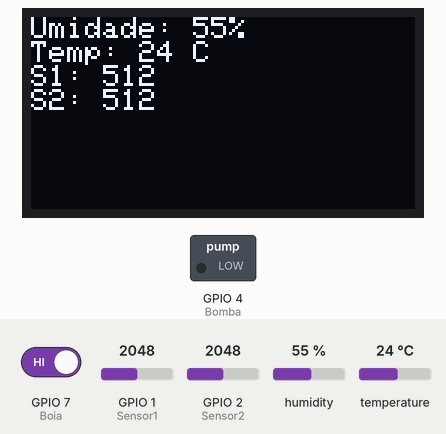
A sketch run on a simulated ESP32-S3. Shown: 128×64 one-colour display, switched loads named in the sketch (green lamp = pin HIGH). Inputs (shaded band) come from the test bench; at power-on: humidity 55 %, GPIO 1 (Sensor1) = 2048, GPIO 7 (Boia) HIGH, GPIO 2 (Sensor2) = 2048, temperature 24 °C (analog values on the 0–4095 scale). The local clock reads 2024-03-15 10:24:30 at power-on unless the sketch sets it; what the sketch prints to the serial monitor is not drawn.

Above: at 1.2 s.
1.3 s: humidity set to 22 %
At 6.5 s:
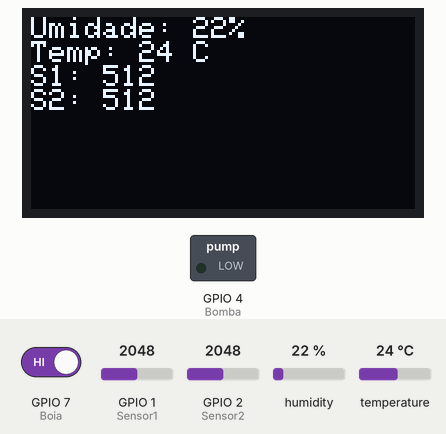
7.2 s: GPIO 1 (Sensor1) set to 2866
At 8.4 s:
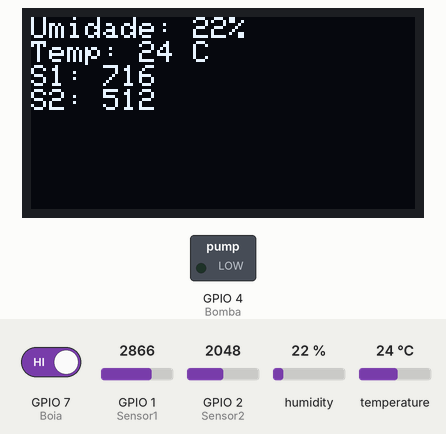
9.5 s: GPIO 7 (Boia) driven LOW
At 14.9 s:
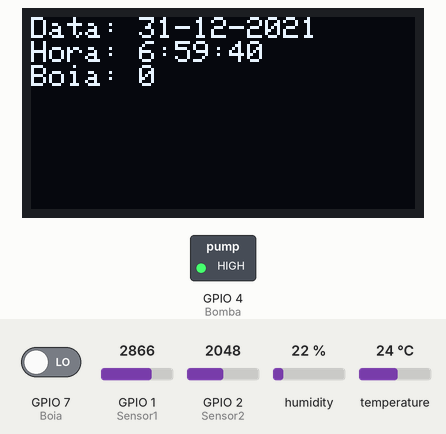
17.2 s: GPIO 2 (Sensor2) set to 2866
At 18.9 s:
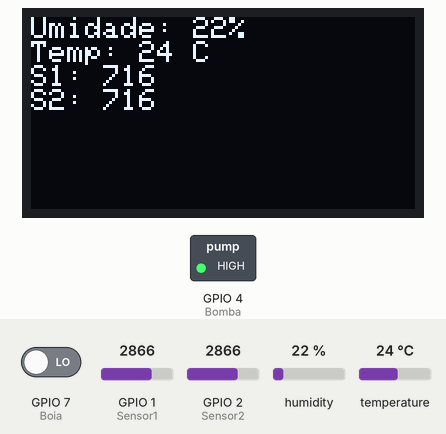
19.6 s: temperature set to 12 °C
At 21.6 s:
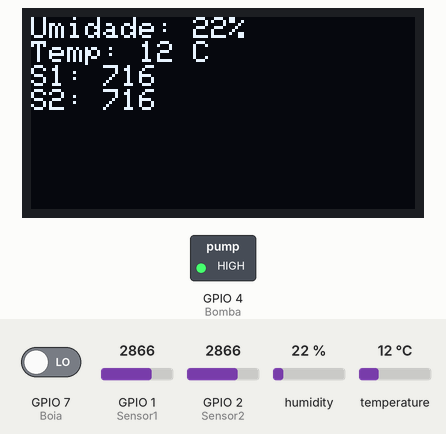
23.3 s: GPIO 1 (Sensor1) set to 3972
At 26.4 s:
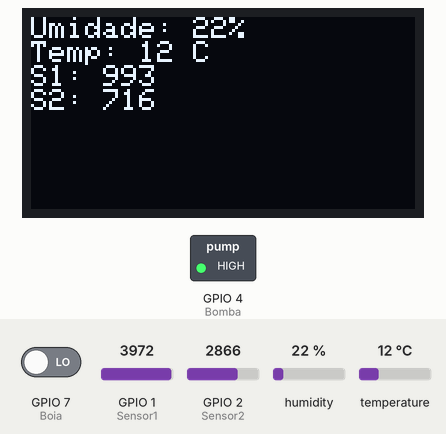
Timing chart, 0 to 27.9 s (numbered marks = the images above; inputs shaded):
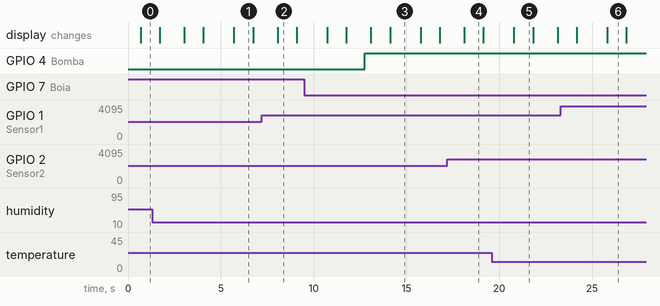

Measured:
- after the input at 7.2 s, the display: changes after 0.86 s (image 2)
- after the input at 9.5 s, GPIO 4 (Bomba): LOW → HIGH after 3.3 s
- after the input at 17.2 s, the display: changes after 0.91 s (image 4)
- what the display in image 1 shows lasts 1.0 s, from 5.7 s to 6.7 s
- what the display in image 3 shows lasts 1.7 s, from 14.1 s to 15.8 s

The sketch:

AutomaticGardenIrrigationControl.ino
```cpp
#include <DS3231.h>
#include "DHT.h"
#include <Adafruit_SSD1306.h>
#include <Adafruit_GFX.h>
#include <driver/adc.h>

Adafruit_SSD1306 dsp(-1);//cria o objeto do display para i2c


/*                                               Variaveis                                               */

DS3231 relogio;
RTCDateTime dt;
int Hora, Minuto, Segundo , Dia, Mes, Ano;
int t, h;
int Sen1, Sen2, media;
boolean statusBoia;
/*=======================================================================================================*/
/*                                               Pinos                                                   */

#define DHTPIN 6     // Digital pin connected to the DHT sensor
#define Boia 7
#define Bomba 4
const int Sensor1 = 1;
const int Sensor2 = 2;
// SDA  8
// SCL  9
/*=======================================================================================================*/
#define DHTTYPE DHT11   // DHT 11
DHT dht(DHTPIN, DHTTYPE);

/*                                               Funções                                                 */
void escreveHora() {

  dsp.clearDisplay();
  dsp.setCursor(0, 0);
  dsp.print(F("Data: "));
  dsp.print(dt.day);
  dsp.print(F("-"));
  dsp.print(dt.month);
  dsp.print(F("-"));
  dsp.println(dt.year);

  dsp.print(F("Hora: "));
  dsp.print(dt.hour);
  dsp.print(F(":"));
  dsp.print(dt.minute);
  dsp.print(F(":"));
  dsp.println(dt.second);
  dsp.print(F("Boia: "));
  dsp.println(statusBoia);
  dsp.display();
  delay(1000);
}

void escreveTemp() {
  dsp.setTextColor(WHITE);//define o texto para branco (no display ficara azul)
  dsp.setTextSize(1);
  dsp.clearDisplay();
  dsp.setCursor(0, 0);
  dsp.print(F("Umidade: "));
  dsp.print(h);
  Serial.println("h" + String(h));
  dsp.println(F("% "));
  dsp.print(F("Temp: "));
  dsp.print(t);
  Serial.println("t" + String(t));
  dsp.println(F(" C "));
  dsp.print(F("S1: "));

  int sen1 = analogRead(Sensor1);

  Serial.println("sa" + String(sen1));
  dsp.println(sen1);
  delay(300);
  dsp.print(F("S2: "));

  int sen2 = analogRead(Sensor2);
  Serial.println("sb" + String(sen2));
  dsp.println(sen2);

  dsp.display();//mostra as alteracoes no display, sem isso nao ira mostrar nada!!
  delay(1000);
}

void escreve()
{

  if (isnan(h) || isnan(t) ) {
    // Serial.println(F("Failed to read from DHT sensor!"));

  }

  escreveTemp();
  escreveHora();

}

void irrigar() {
  h = dht.readHumidity();
  t = dht.readTemperature();
  Sen1 = analogRead(Sensor1);
  delay(300);
  Sen2 = analogRead(Sensor2);
  dt = relogio.getDateTime();
  Hora = dt.hour;
  Minuto = dt.minute;
  Segundo = dt.second;
  Dia = dt.day;
  Mes = dt.month;
  Ano = dt.year;
  statusBoia = digitalRead(Boia);
  escreve();
  media = (Sen1 + Sen2) / 2;

  if ( ((t <= 28) && (Hora >= 5) && (Hora <= 11) && (media >= 600)) || ((Hora >= 17) && (Hora <= 19) && (media >= 600)) ) {
    if (statusBoia == false) {
      digitalWrite(Bomba, HIGH);
    }
  }
  else {
    digitalWrite(Bomba, LOW);
  }
  escreve();
}

/*=======================================================================================================*/
void setup() {
  Serial.begin(9600);
  relogio.begin();
  // relogio.setDateTime(__DATE__, __TIME__); //atualiza hora e data de acordo com o momento de compilação
 relogio.setDateTime(2021, 12, 31, 6, 59, 30); //(ANO), (MÊS), (DIA), (HORA), (MINUTOS), (SEGUNDOS)
  analogReadResolution ( 10 ); // resolução de 10 bits necessario para a leitura analogica.
  analogSetPinAttenuation (Sensor1, ADC_11db); // Atenuação de 6db no pino
  analogSetPinAttenuation (Sensor2, ADC_11db); // Atenuação de 6db no pino


  dht.begin();
  dsp.begin(SSD1306_SWITCHCAPVCC, 0x3C);//inicia o display com endereco padrao
  dsp.clearDisplay();//limpa a tela

  pinMode(Boia, INPUT);
  pinMode(Bomba, OUTPUT);


}

void loop() {
  // Wait a few seconds between measurements.

  irrigar();


}
```
